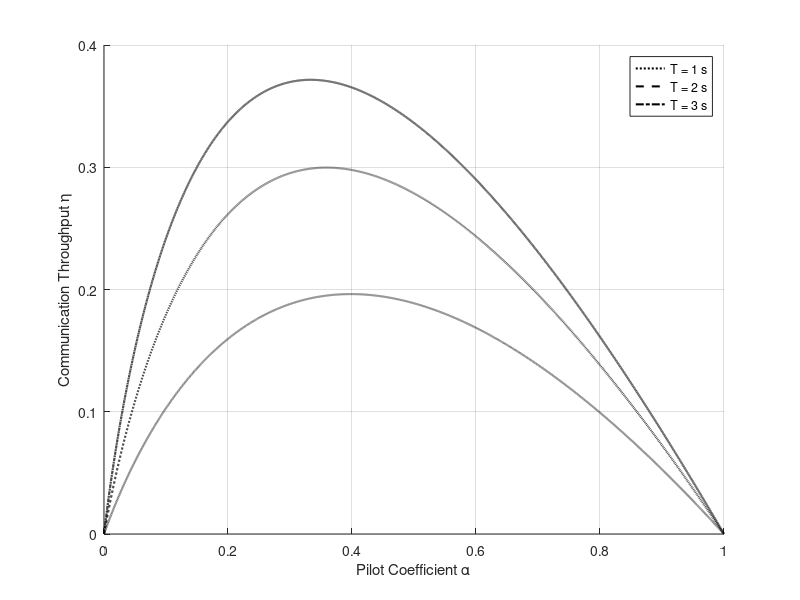

The MATLAB source for this figure:
clc;
clear;
close all;

% Parameters
T_values = [1, 2, 3];
patterns = {':','--','-.'};
alpha = 0:0.0001:1;
P_c = 80; % dBm
P_r = 80; % dBm
P_c_value = 10^(P_c/10);
P_r_value = 10^(P_r/10);
sigma_cr = 1;
sigma_n = 1;
sigma_rr = 1;

figure; hold on;
for idx = 1:length(T_values)
    T = T_values(idx);
    beta_values = 1 ./ (1 + alpha .* T .* (sigma_cr^2 * P_c_value) ./ (sigma_rr^2 * P_r_value + sigma_n^2));
    eta_values = zeros(size(alpha));
    for k = 1:length(alpha)
        beta_val = beta_values(k);
        term1 = - (beta_val * (1 - beta_val) * sigma_cr^2 * P_c_value) / ((sigma_rr^2 * P_r_value - beta_val * sigma_cr^2 * P_c_value) * (2 * beta_val - 1));
        term2 = (exp(sigma_n^2 / (beta_val * sigma_cr^2 * P_c_value)) / log(2)) * expint(sigma_n^2 / (beta_val * sigma_cr^2 * P_c_value));
        term3 = (sigma_rr^2 * P_r_value * (1 - beta_val) * sigma_cr^2 * P_c_value) / ((sigma_rr^2 * P_r_value - beta_val * sigma_cr^2 * P_c_value) * (sigma_rr^2 * P_r_value - (1 - beta_val) * sigma_cr^2 * P_c_value));
        term4 = (exp(sigma_n^2 / (sigma_rr^2 * P_r_value)) / log(2)) * expint(sigma_n^2 / (sigma_rr^2 * P_r_value));
        term5 = ((1 - beta_val)^2 * sigma_cr^2 * P_c_value) / ((sigma_rr^2 * P_r_value - (1 - beta_val) * sigma_cr^2 * P_c_value) * (2 * beta_val - 1));
        term6 = (exp(sigma_n^2 / ((1 - beta_val) * sigma_cr^2 * P_c_value)) / log(2)) * expint(sigma_n^2 / ((1 - beta_val) * sigma_cr^2 * P_c_value));
        eta_values(k) = (1 - alpha(k)) .* (term1 .* term2 + term3 .* term4 + term5 .* term6);
    end
    plot(alpha, eta_values, 'k', 'LineStyle', patterns{idx}, 'LineWidth', 1.5, 'DisplayName', ['T = ' num2str(T) ' s']);
end
xlabel('Pilot Coefficient \alpha');
ylabel('Communication Throughput \eta');
legend show;
grid on;
